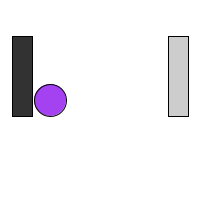
Frame 1 (no input)
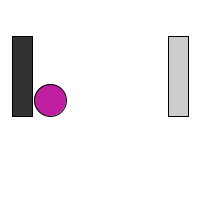
Frame 60 (the mouse pressed at the canvas centre just before this capture)
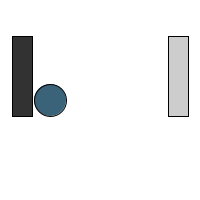
Frame 120 (the mouse held since frame 60 and released just before this capture)

The Processing sketch that drew these frames (run headless with seeded random() and noise(); from frame 60 on, the mouse is pressed at the canvas centre):

// Processing sketch: processing_79062
// ── processing_79062.pde

float cirR; // Declare a variable named cirR
float cirG; // Declare a variable named cirG
float cirB; // Declare a variable named cirB

int v = 0;  // Set a variable named v to the value of 0
int x = 50; // global variable for location 
int speed = 1; // variable for ball's speed. When (+) it moves right, when (-) it moves left


void setup() {
  size(200,200); // Size of sketch window
  smooth(); // Smooth edges

}

void draw() { 
  background(255); // White background 
  
  // Left Wall
  stroke(0); // Black outline
  fill(x); // set colour in relation to the ball's position on x. 
  rect(12,36,20,80); // Coordinates and size 
 
 // Right Wall
  stroke(0); // Black outline
  fill(v,x); // set colour in relation to the ball's position on x and to the vaule of v. 
  rect(168,36,20,80); // Coordinates and size

  
   
   // Display circle at x location
   
  stroke(0); // Black outline 
   cirR = random(255); // Declare the variables cirR a random vaule between 0 and 255
   cirG = random(255); // Declare the variables cirR a random vaule between 0 and 255
   cirB = random(255); // Declare the variables cirR a random vaule between 0 and 255
  
  fill(cirR,cirG,cirB); // Random colour fill
   
  ellipse(x,100,32,32); // moves along the x-axis from 50 to 150 and is 100y down. Its size is 32 by 32.
}

 void mouseClicked() { // Adds 1 to the x axis of the ball everytime the mouse is clicked. 

  
  x = x + speed; // Add the current speed to the x location i.e move by 1 pixel to the right on each cycle through Draw()
  
  if ((x > 150) || (x < 50)) { // starts at point 50x and ends at point 150x.
    speed = speed * -1; // Reversing the polarity by multiplying by -1
   
 }
  }
